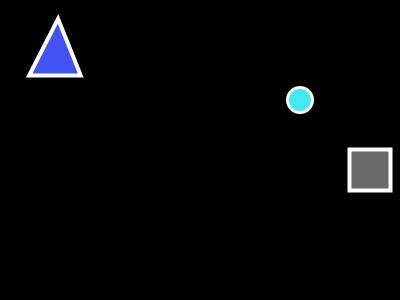
Frame 1 (no input)
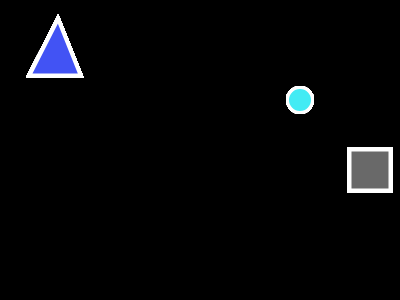
Frame 60 (no input)
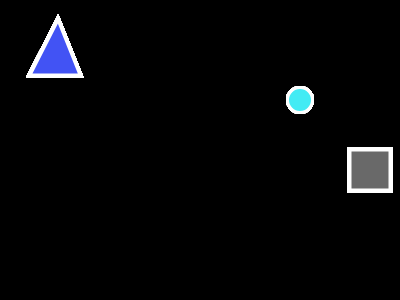
Frame 120 (the mouse pressed at the canvas centre since frame 60)

The p5.js sketch that drew these frames (run headless with seeded random() and noise() and a simulated clock; from frame 60 on, the mouse is pressed at the canvas centre):

// p5.js sketch
// ── sketch.js
function setup() {
  console.log("Initialization: OK")
  //set canvas size
  createCanvas(400,300);
  background(0)
  frameRate(50);
  noStroke();
}

function draw() {
  if(keyPressed){
  customShape();
  }
  customShape2();
  customShape3();
}

function customShape(){
stroke(255);
strokeWeight(5);
 ellipse(300,100, 20,20 );
 fill(66,235,244)
 strokeWeight(3);
 ellipse(300,100,25,25);
}

function customShape2(){
  stroke(255);
  strokeWeight(5);
  rect(350,150,40,40)
  fill(105)
  strokeWeight(3);
  rect(350,150,40,40)
}

function customShape3(){
  stroke(255);
  strokeWeight(5);
  triangle(30, 75, 58, 20, 80, 75);
  fill(66,83,244)
  strokeWeight(3);
  triangle(30,75,58,20,80,75);
}

function keyPressed(){
  if (key== "a"){
    customShape1();
    if (keyCode == 83){
      customShape2();
      if (keyCode ==51){
        customShape3();
      }
  }
   }
    }
